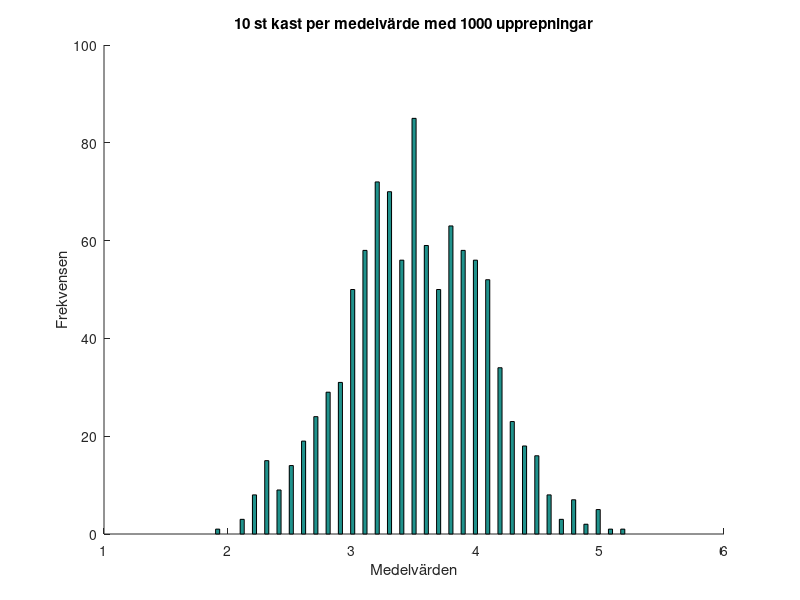
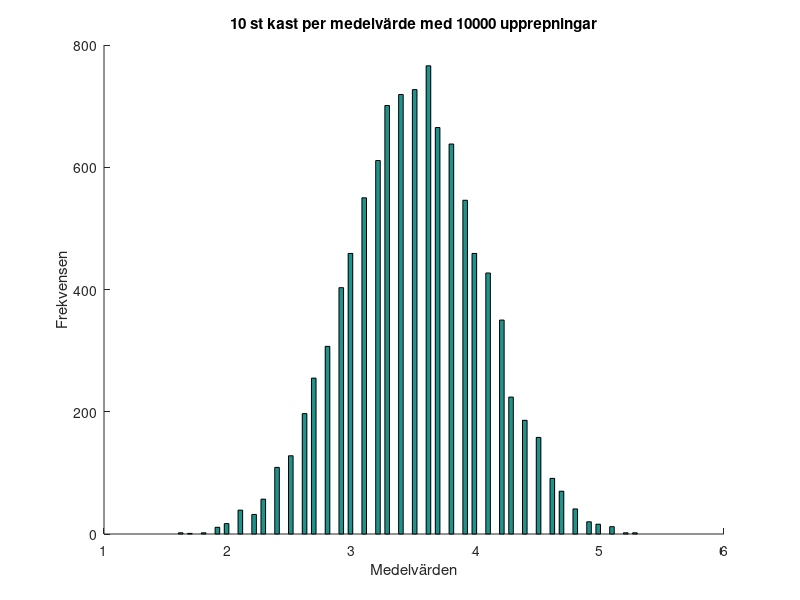
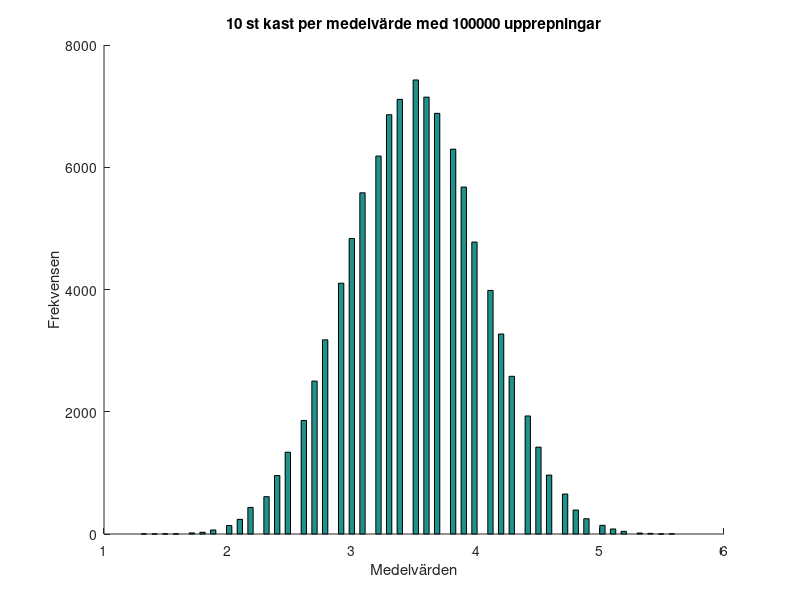

These charts were generated, in order, by the following MATLAB code:
%L2_2b

clear
clc
format long

n = 10; %antal kast per medelvärde
N = [10^3 10^4 10^5]; %antal upprepningar
for i=1:length(N)
    figure;
    hold on
    r = zeros(1,N(i));
    for j=1:N(i)
        y = floor(1+6*rand(1,n));
        r(j) = mean(y);
    end
    hist(r,100); % Rita ett histogram med 100 intervall
    title([num2str(n),' st kast per medelvärde med ', num2str(N(i)), ' upprepningar'])
    xlabel('Medelvärden')
    ylabel('Frekvensen')
    shg

end
